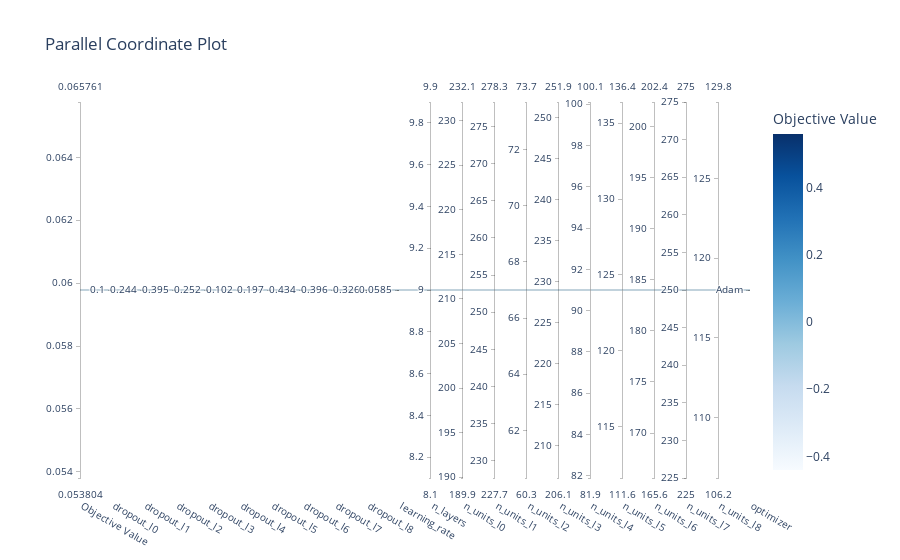

The cell this chart's notebook holds for it:
### Code cell
optuna.visualization.plot_parallel_coordinate(study)

### Figure 1 — Plotly figure (JSON) as saved in the notebook; plotly's stock layout.template omitted (floating-point values rounded to 4 significant figures)
{"data": [{"dimensions": [{"label": "Objective Value", "range": [0.05978, 0.05978], "values": [0.05978]}, {"label": "dropout_l0", "range": [-0.9985, -0.9985], "ticktext": ["0.1"], "tickvals": [-0.9985], "values": [-0.9985]}, {"label": "dropout_l1", "range": [-0.6122, -0.6122], "ticktext": ["0.244"], "tickvals": [-0.6122], "values": [-0.6122]}, {"label": "dropout_l2", "range": [-0.403, -0.403], "ticktext": ["0.395"], "tickvals": [-0.403], "values": [-0.403]}, {"label": "dropout_l3", "range": [-0.5979, -0.5979], "ticktext": ["0.252"], "tickvals": [-0.5979], "values": [-0.5979]}, {"label": "dropout_l4", "range": [-0.9915, -0.9915], "ticktext": ["0.102"], "tickvals": [-0.9915], "values": [-0.9915]}, {"label": "dropout_l5", "range": [-0.7058, -0.7058], "ticktext": ["0.197"], "tickvals": [-0.7058], "values": [-0.7058]}, {"label": "dropout_l6", "range": [-0.3622, -0.3622], "ticktext": ["0.434"], "tickvals": [-0.3622], "values": [-0.3622]}, {"label": "dropout_l7", "range": [-0.4025, -0.4025], "ticktext": ["0.396"], "tickvals": [-0.4025], "values": [-0.4025]}, {"label": "dropout_l8", "range": [-0.4866, -0.4866], "ticktext": ["0.326"], "tickvals": [-0.4866], "values": [-0.4866]}, {"label": "learning_rate", "range": [-1.233, -1.233], "ticktext": ["0.0585"], "tickvals": [-1.233], "values": [-1.233]}, {"label": "n_layers", "range": [9, 9], "values": [9]}, {"label": "n_units_l0", "range": [211, 211], "values": [211]}, {"label": "n_units_l1", "range": [253, 253], "values": [253]}, {"label": "n_units_l2", "range": [67, 67], "values": [67]}, {"label": "n_units_l3", "range": [229, 229], "values": [229]}, {"label": "n_units_l4", "range": [91, 91], "values": [91]}, {"label": "n_units_l5", "range": [124, 124], "values": [124]}, {"label": "n_units_l6", "range": [184, 184], "values": [184]}, {"label": "n_units_l7", "range": [250, 250], "values": [250]}, {"label": "n_units_l8", "range": [118, 118], "values": [118]}, {"label": "optimizer", "range": [0, 0], "ticktext": ["Adam"], "tickvals": [0], "values": [0]}], "labelangle": 30, "labelside": "bottom", "line": {"color": [0.05978], "colorbar": {"title": {"text": "Objective Value"}}, "colorscale": [[0, "rgb(247,251,255)"], [0.125, "rgb(222,235,247)"], [0.25, "rgb(198,219,239)"], [0.375, "rgb(158,202,225)"], [0.5, "rgb(107,174,214)"], [0.625, "rgb(66,146,198)"], [0.75, "rgb(33,113,181)"], [0.875, "rgb(8,81,156)"], [1, "rgb(8,48,107)"]], "reversescale": false, "showscale": true}, "type": "parcoords"}], "layout": {"title": {"text": "Parallel Coordinate Plot"}}}
